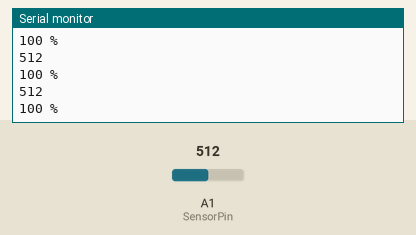
Recording of a sketch running on a simulated Arduino Uno, built with avr-gcc and run on an emulated ATmega328P. Parts: the last lines printed to the serial monitor. Inputs (shaded band) come from the test bench; at power-on: A1 (SensorPin) = 512.

Above: at 1.3 s.
1.4 s: A1 (SensorPin) set to 716
At 1.9 s:
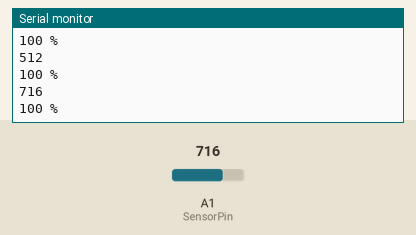
2.9 s: A1 (SensorPin) set to 900
At 3.4 s:
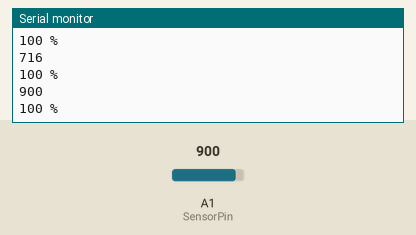
Timing chart, 0 to 5.9 s (numbered marks = the images above; inputs shaded):
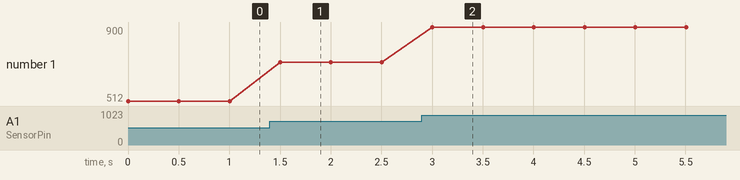

Measured:
- after the input at 1.4 s, the serial monitor: prints a new line after 0.10 s (image 1)
- after the input at 2.9 s, the serial monitor: prints a new line after 0.10 s (image 2)
- plotted number 1: 512 → 716 after the input at 1.4 s, 716 → 900 after the input at 2.9 s

The sketch:

soil.ino
```cpp
const int AirValue = 3600;
const int WaterValue = 1400;
const int SensorPin = 15;

void setup()
{
  Serial.begin(115200);
}

void loop()
{
  int soilMoistureValue = analogRead(SensorPin);
  int soilmoisturepercent = map(soilMoistureValue, AirValue, WaterValue, 0, 100);
  if(soilmoisturepercent < 0)
  {
    soilmoisturepercent = 0;
  }
  if(soilmoisturepercent > 100)
  {
    soilmoisturepercent = 100;
  }
  Serial.println(soilMoistureValue);
  Serial.print(soilmoisturepercent);
  Serial.println(" %");
  delay(500);
}
```
